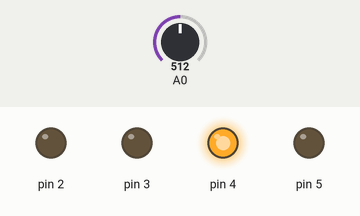
Bench run of a sketch on a simulated Arduino Uno, built with avr-gcc and run on an emulated ATmega328P. Shown: output pins drawn as LEDs (lit = HIGH). Dashed ring = blinking. The inputs (shaded band) are chosen by the test bench; at power-on: A0 = 512.

Above: at 1.3 s.
1.4 s: A0 set to 0
At 2.5 s:
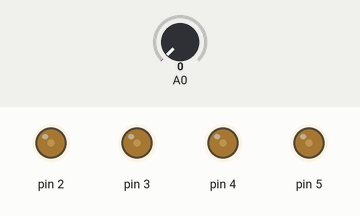
3.0 s: A0 set to 122
At 3.3 s:
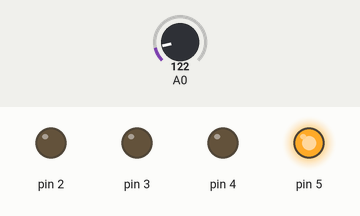
6.1 s: A0 set to 306
At 6.63 s:
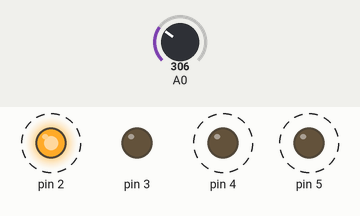
9.2 s: A0 set to 1023
At 10.0 s:
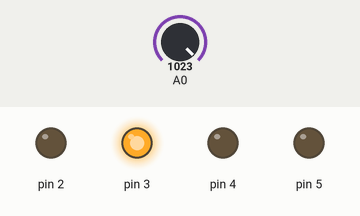
10.7 s: A0 set to 857
At 13.6 s:
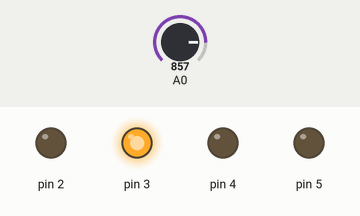
13.8 s: A0 set to 832
Timing chart, 0 to 16.3 s (numbered marks = the images above; inputs shaded):
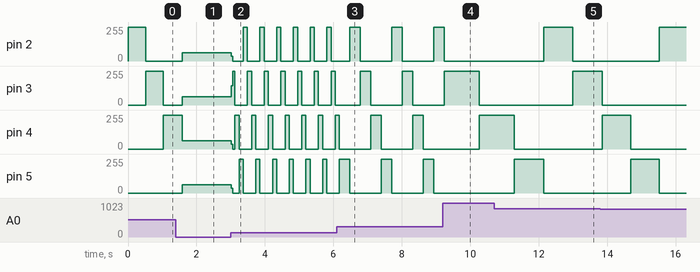

The sketch:

KnobControl-LEDWave.ino
```cpp
void setup()
{
  for( int t = 2; t <= 5 ; t++)
 {
 pinMode(t,OUTPUT);
 }


}

void loop()
{
for( int t = 2; t <= 5 ; t++)
 {
 digitalWrite(t,HIGH);
 delay( analogRead(A0));
 digitalWrite(t,LOW);
 }
}
```

Measured:
- after the input at 1.4 s, pin 3: 0/255 → 62/255 after 0.18 s; pin 4: 255/255 → 61/255 after 0.18 s
- after the input at 3.0 s, pin 2: 61/255 → 35/255 at once, then repeats every 0.43 s: 0/255 0.31 s, 255/255 0.12 s; pin 3: 62/255 → 146/255 at once, then moves between 0/255 and 255/255, repeating every 0.49 s
- after the input at 6.1 s, pin 2, pin 5: alternates 255/255 for 0.31 s and 0/255 for 0.92 s, starting after 0.38 s; pin 3: alternates 255/255 for 0.31 s and 0/255 for 0.92 s, starting after 0.69 s; pin 4: alternates 255/255 for 0.31 s and 0/255 for 0.92 s, starting after 0.99 s
- after the input at 9.2 s, pin 2: goes on until 9.2 s, then stays 0/255; pin 5: stays 0/255 (without the input it goes to 255/255 after 0.65 s)
- after the input at 10.7 s, pin 3: 0/255 → 255/255 after 2.3 s instead of 2.6 s
